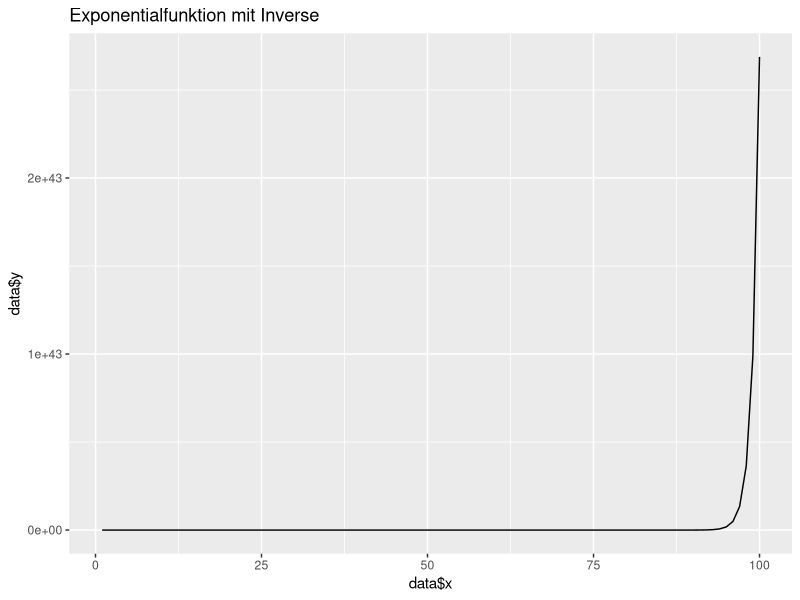
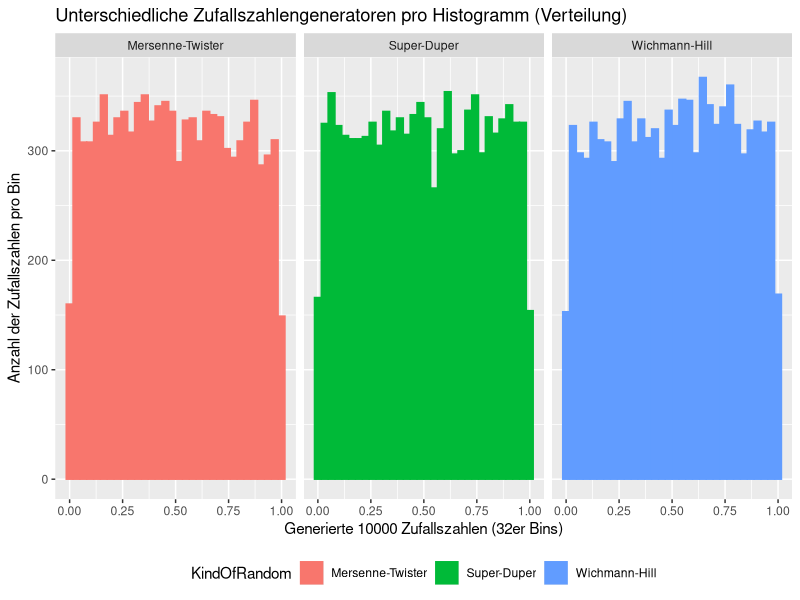
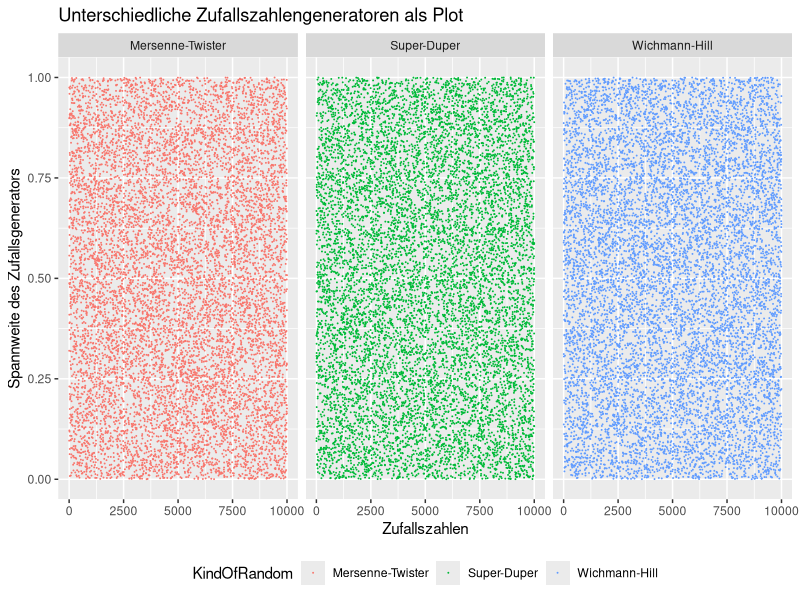
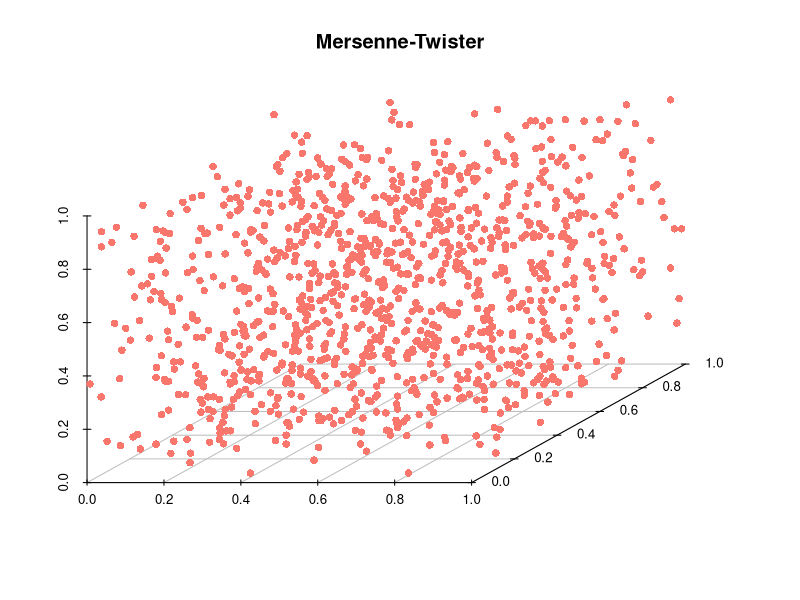

Write R code to recreate these figures, in order.
## ---- chunk 1
# Plot der exponentialfunktions.
library(ggplot2)
data <- data.frame(x=seq(1:100), y=exp(seq(1:100)))
ggplot(data=data, aes(x=data$x, y=data$y))+
  geom_line() +
  labs(title="Exponentialfunktion mit Inverse")
## ---- chunk 2
library(ggplot2)
numberOfRandomNumbers <- 10000

RNGkind("Mersenne-Twister") # matches  "Mersenne-Twister"
datamt = data.frame(data = runif(numberOfRandomNumbers), KindOfRandom = "Mersenne-Twister", pos = 1:numberOfRandomNumbers)

RNGkind("Super") # matches  "Super-Duper"
datasd = data.frame(data = runif(numberOfRandomNumbers), KindOfRandom = "Super-Duper", pos = 1:numberOfRandomNumbers)

RNGkind("Wichmann-Hill") # matches  "Wichmann-Hill"
datawh = data.frame(data = runif(numberOfRandomNumbers), KindOfRandom = "Wichmann-Hill", pos = 1:numberOfRandomNumbers)

data <- rbind(datamt, datasd, datawh)

ggplot(data, aes(x = data, color = KindOfRandom, fill = KindOfRandom)) + 
  geom_histogram(bins = 32) + 
  facet_grid(~ KindOfRandom) +
  theme(legend.direction = "horizontal", 
        legend.position = "bottom",
        legend.box = "horizontal") +
  labs(title = "Unterschiedliche Zufallszahlengeneratoren pro Histogramm (Verteilung)",
  x = "Generierte 10000 Zufallszahlen (32er Bins)",
  y = "Anzahl der Zufallszahlen pro Bin")
## ---- chunk 3
ggplot(data, aes(y = data, x = pos, color = KindOfRandom)) + 
  geom_point(size = 0.01) +
  facet_grid(~ KindOfRandom) +
  theme(legend.direction = "horizontal", 
        legend.position = "bottom",
        legend.box = "horizontal") +
  labs(title = "Unterschiedliche Zufallszahlengeneratoren als Plot",
  x = "Zufallszahlen",
  y = "Spannweite des Zufallsgenerators")
## ---- chunk 4

datamt <- data.frame(dataX = datamt[seq(1, 3333, 3),]$data, 
                       dataY = datamt[seq(2, 3333, 3),]$data, 
                       dataZ = datamt[seq(3, 3333, 3),]$data)


library(scatterplot3d)

with(datamt, {
   s3d <- scatterplot3d(dataX, dataY, dataZ, # x,y, z axis
                 main="Mersenne-Twister",
                 box=FALSE,
                 color="#F8766C",
                 pch = 16,
                 xlab="",
                 ylab="",
                 zlab="")
   
   s3d.coords <- s3d$xyz.convert(dataX, dataY, dataZ)
})
## ---- chunk 5
# Ruft die Help-Page von RNG auf
#?RNG
## ---- chunk 6
# RNGkind setzt den Pseudozufallsgenerator
# Setzt den Zufallsgenerator auf L'Ecuyer-CMRG
RNGkind("L'Ecuyer-CMRG")

# Gibt den aktuellen Zufallsgenerator aus
RNGkind()

# Setzt den Zufallsgenerator auf Mersenne-Twister (default)
RNGkind("Mersenne-Twister")
## ---- chunk 7
# Setzt den Seed auf 123456789 für genau den nächsten Aufruf
set.seed(123456789)

# Generiert immer die selben 10 Zufallszahlen wegen den seed.
runif(10)

# Generiert 10 Zufallszahlen ohne Seed
runif(10)
## ---- chunk 8

# Berechnet die neue Zufallszahl
PP.Coincidence.CalculateNumber <- function (randomNumber) {
  first <- as.numeric(substr(randomNumber, 0, 5))
  second <- as.numeric(substr(randomNumber, 6, 10))
  
  # Ist der zweite Teil 0 oder nicht definiert =>
  # Mache ein XOR mit den hinteren Stellen von der aktuellen Zeit
  if(is.na(second) || second == 0) {
    second <- bitwXor(first, as.numeric(substr(as.numeric(Sys.time()), 6, 10)))
  }
  # Die eigentliche Berechnung
  return (first * second)
}

# Initialaufruf mit einer Anzahl von Zufallszahlen
PP.Coincidence <- function(numberOfRandomNumbers){
  rngNumber <- as.numeric(Sys.time())
  randomNumberList <- c()
  
  for(i in 1:numberOfRandomNumbers){
    rngNumber <- PP.Coincidence.CalculateNumber(rngNumber)
    randomNumberList <- c(randomNumberList, rngNumber/10000000000)
  }
  randomNumberList
}
PP.Coincidence(5)
